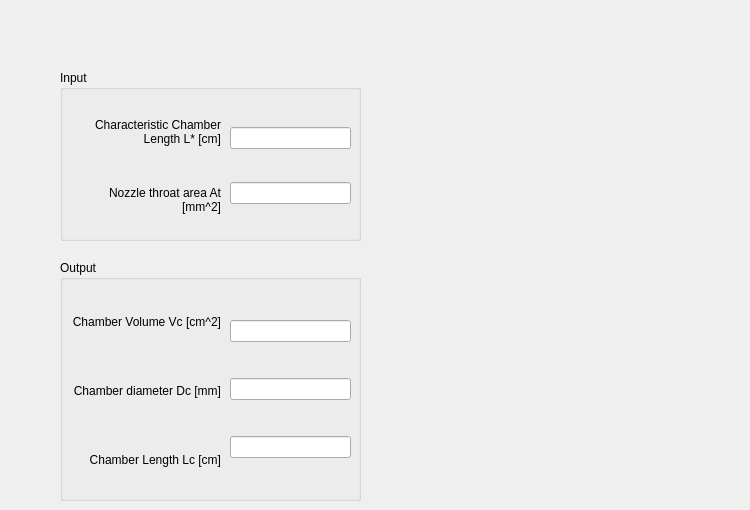
    <widget class="QWidget" name="chamberTab">
     <attribute name="title">
      <string>Chamber</string>
     </attribute>
     <widget class="QGroupBox" name="groupBox_9">
      <property name="geometry">
       <rect>
        <x>60</x>
        <y>70</y>
        <width>301</width>
        <height>171</height>
       </rect>
      </property>
      <property name="title">
       <string>Input</string>
      </property>
      <widget class="QWidget" name="verticalLayoutWidget_17">
       <property name="geometry">
        <rect>
         <x>10</x>
         <y>30</y>
         <width>151</width>
         <height>131</height>
        </rect>
       </property>
       <layout class="QVBoxLayout" name="verticalLayout_19">
        <item>
         <widget class="QLabel" name="label_33">
          <property name="text">
           <string>Characteristic Chamber Length L* [cm]</string>
          </property>
          <property name="alignment">
           <set>Qt::AlignRight|Qt::AlignTrailing|Qt::AlignVCenter</set>
          </property>
          <property name="wordWrap">
           <bool>true</bool>
          </property>
         </widget>
        </item>
        <item>
         <widget class="QLabel" name="label_37">
          <property name="text">
           <string>Nozzle throat area At [mm^2]</string>
          </property>
          <property name="alignment">
           <set>Qt::AlignRight|Qt::AlignTrailing|Qt::AlignVCenter</set>
          </property>
          <property name="wordWrap">
           <bool>true</bool>
          </property>
         </widget>
        </item>
       </layout>
      </widget>
      <widget class="QWidget" name="verticalLayoutWidget_19">
       <property name="geometry">
        <rect>
         <x>170</x>
         <y>30</y>
         <width>121</width>
         <height>131</height>
        </rect>
       </property>
       <layout class="QVBoxLayout" name="verticalLayout_21">
        <item>
         <widget class="QLineEdit" name="le_lstar"/>
        </item>
        <item>
         <widget class="QLineEdit" name="le_at_2"/>
        </item>
       </layout>
      </widget>
     </widget>
     <widget class="QGroupBox" name="groupBox_10">
      <property name="geometry">
       <rect>
        <x>60</x>
        <y>260</y>
        <width>301</width>
        <height>241</height>
       </rect>
      </property>
      <property name="title">
       <string>Output</string>
      </property>
      <widget class="QWidget" name="verticalLayoutWidget_18">
       <property name="geometry">
        <rect>
         <x>10</x>
         <y>30</y>
         <width>151</width>
         <height>201</height>
        </rect>
       </property>
       <layout class="QVBoxLayout" name="verticalLayout_20">
        <item>
         <widget class="QLabel" name="label_34">
          <property name="text">
           <string>Chamber Volume Vc [cm^2]</string>
          </property>
          <property name="alignment">
           <set>Qt::AlignRight|Qt::AlignTrailing|Qt::AlignVCenter</set>
          </property>
          <property name="wordWrap">
           <bool>true</bool>
          </property>
         </widget>
        </item>
        <item>
         <widget class="QLabel" name="label_36">
          <property name="text">
           <string>Chamber diameter Dc [mm]</string>
          </property>
          <property name="alignment">
           <set>Qt::AlignRight|Qt::AlignTrailing|Qt::AlignVCenter</set>
          </property>
          <property name="wordWrap">
           <bool>true</bool>
          </property>
         </widget>
        </item>
        <item>
         <widget class="QLabel" name="label_35">
          <property name="text">
           <string>Chamber Length Lc [cm]</string>
          </property>
          <property name="alignment">
           <set>Qt::AlignRight|Qt::AlignTrailing|Qt::AlignVCenter</set>
          </property>
          <property name="wordWrap">
           <bool>true</bool>
          </property>
         </widget>
        </item>
       </layout>
      </widget>
      <widget class="QWidget" name="verticalLayoutWidget_20">
       <property name="geometry">
        <rect>
         <x>170</x>
         <y>30</y>
         <width>121</width>
         <height>201</height>
        </rect>
       </property>
       <layout class="QVBoxLayout" name="verticalLayout_22">
        <item>
         <widget class="QLineEdit" name="le_vc"/>
        </item>
        <item>
         <widget class="QLineEdit" name="le_dc"/>
        </item>
        <item>
         <widget class="QLineEdit" name="le_lc"/>
        </item>
       </layout>
      </widget>
     </widget>
     <widget class="QLabel" name="lbl_lstar">
      <property name="geometry">
       <rect>
        <x>410</x>
        <y>60</y>
        <width>331</width>
        <height>331</height>
       </rect>
      </property>
      <property name="text">
       <string/>
      </property>
      <property name="pixmap">
       <pixmap>:/newPrefix/image/Lstar.png</pixmap>
      </property>
      <property name="alignment">
       <set>Qt::AlignCenter</set>
      </property>
     </widget>
    </widget>
